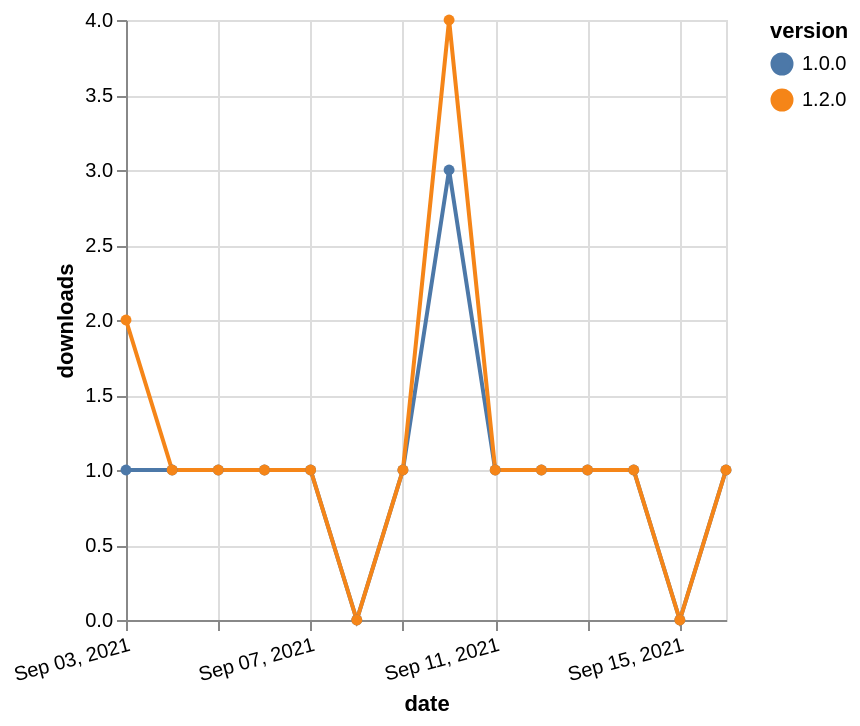

This figure's Vega-Lite source:
### Vega-Lite specification from a JSON file in a GitHub repository (floating-point values rounded to 4 significant figures)
{"$schema": "https://vega.github.io/schema/vega-lite/v5.json", "description": "A simple bar chart with embedded data.", "data": {"values": [{"date": "2021-09-03", "total": 196, "delta": 1, "version": "1.0.0"}, {"date": "2021-09-04", "total": 197, "delta": 1, "version": "1.0.0"}, {"date": "2021-09-05", "total": 198, "delta": 1, "version": "1.0.0"}, {"date": "2021-09-06", "total": 199, "delta": 1, "version": "1.0.0"}, {"date": "2021-09-07", "total": 200, "delta": 1, "version": "1.0.0"}, {"date": "2021-09-08", "total": 200, "delta": 0, "version": "1.0.0"}, {"date": "2021-09-09", "total": 201, "delta": 1, "version": "1.0.0"}, {"date": "2021-09-10", "total": 204, "delta": 3, "version": "1.0.0"}, {"date": "2021-09-11", "total": 205, "delta": 1, "version": "1.0.0"}, {"date": "2021-09-12", "total": 206, "delta": 1, "version": "1.0.0"}, {"date": "2021-09-13", "total": 207, "delta": 1, "version": "1.0.0"}, {"date": "2021-09-14", "total": 208, "delta": 1, "version": "1.0.0"}, {"date": "2021-09-15", "total": 208, "delta": 0, "version": "1.0.0"}, {"date": "2021-09-16", "total": 209, "delta": 1, "version": "1.0.0"}, {"date": "2021-09-03", "total": 130, "delta": 2, "version": "1.2.0"}, {"date": "2021-09-04", "total": 131, "delta": 1, "version": "1.2.0"}, {"date": "2021-09-05", "total": 132, "delta": 1, "version": "1.2.0"}, {"date": "2021-09-06", "total": 133, "delta": 1, "version": "1.2.0"}, {"date": "2021-09-07", "total": 134, "delta": 1, "version": "1.2.0"}, {"date": "2021-09-08", "total": 134, "delta": 0, "version": "1.2.0"}, {"date": "2021-09-09", "total": 135, "delta": 1, "version": "1.2.0"}, {"date": "2021-09-10", "total": 139, "delta": 4, "version": "1.2.0"}, {"date": "2021-09-11", "total": 140, "delta": 1, "version": "1.2.0"}, {"date": "2021-09-12", "total": 141, "delta": 1, "version": "1.2.0"}, {"date": "2021-09-13", "total": 142, "delta": 1, "version": "1.2.0"}, {"date": "2021-09-14", "total": 143, "delta": 1, "version": "1.2.0"}, {"date": "2021-09-15", "total": 143, "delta": 0, "version": "1.2.0"}, {"date": "2021-09-16", "total": 144, "delta": 1, "version": "1.2.0"}]}, "width": "container", "mark": {"type": "line", "point": {"filled": true}}, "encoding": {"x": {"field": "date", "type": "temporal", "timeUnit": "yearmonthdate", "title": "date", "axis": {"labelAngle": -15}}, "y": {"field": "delta", "type": "quantitative", "title": "downloads"}, "color": {"field": "version", "type": "nominal"}, "tooltip": {"field": "delta"}}}
